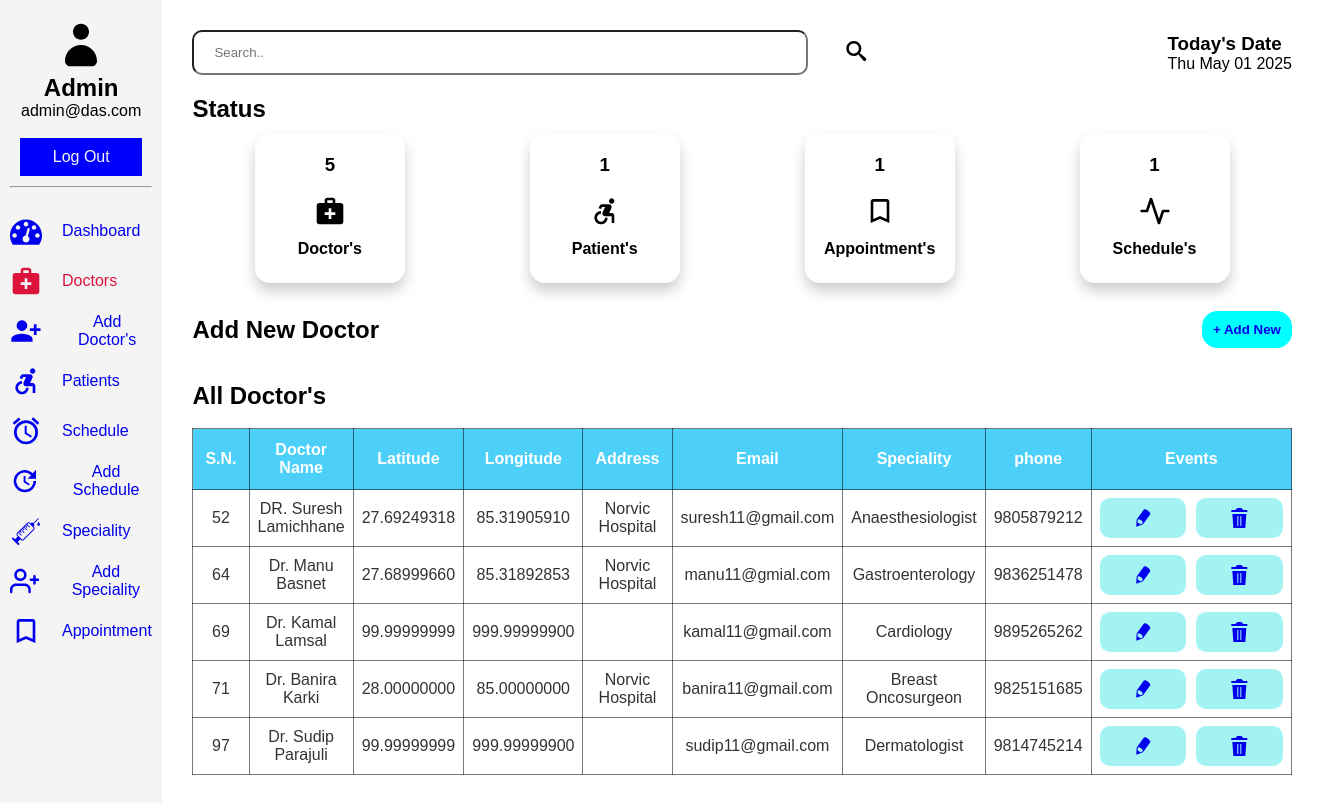
/admin/doctor.php (signed in), run on an earlier commit of the app's database.
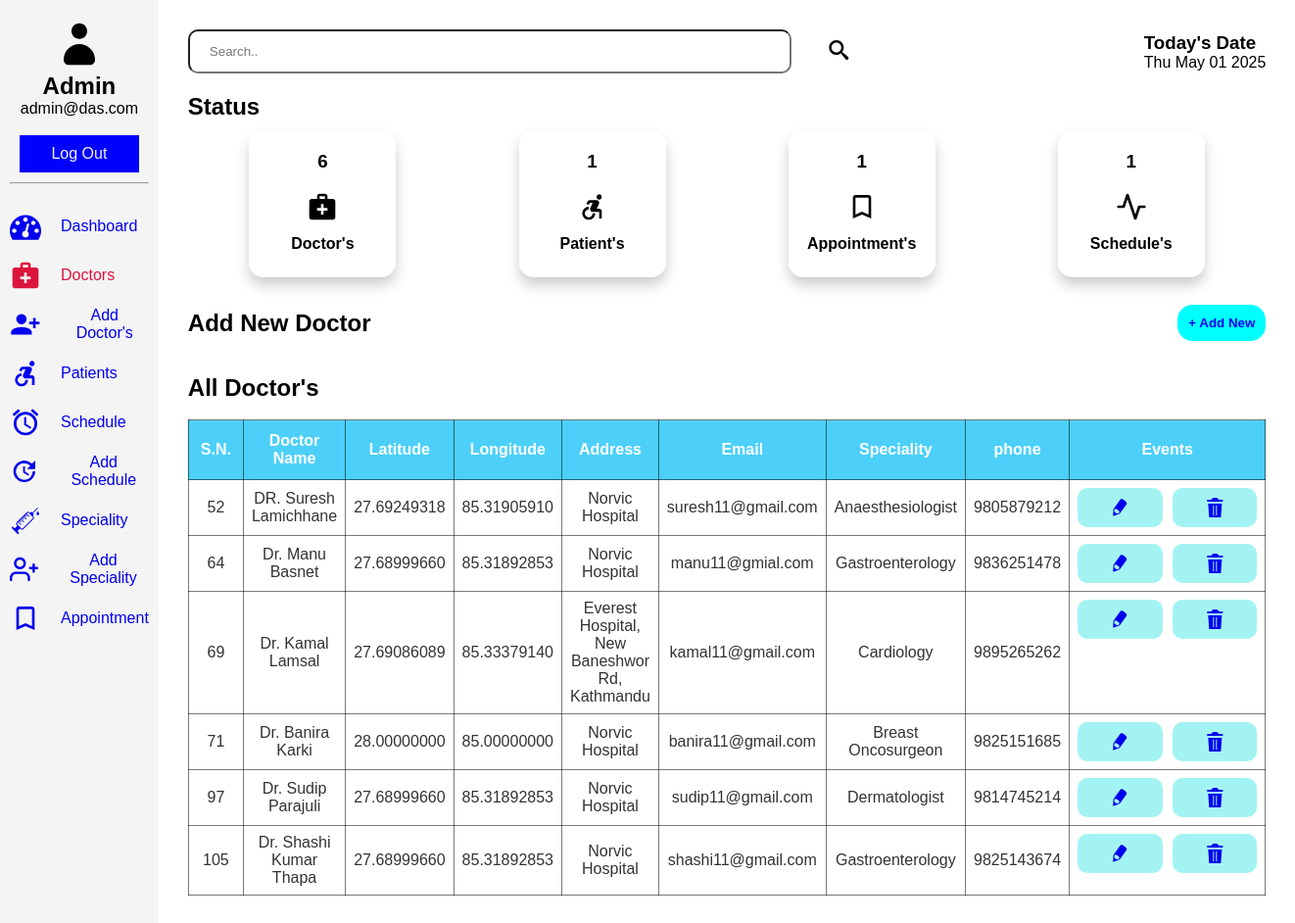
And on a later commit of the database.
### tables this page shows
CREATE TABLE `doctor` (
  `id` int(11) NOT NULL,
  `fname` varchar(60) NOT NULL,
  `latitude` decimal(10,8) NOT NULL,
  `longitude` decimal(11,8) NOT NULL,
  `email` varchar(60) NOT NULL,
  `password` varchar(60) NOT NULL,
  `phone` varchar(60) NOT NULL,
  `address` varchar(255) NOT NULL,
  `image_name` varchar(255) NOT NULL,
  `image_path` varchar(255) NOT NULL,
  `sid` int(11) DEFAULT NULL,
  `created_at` timestamp NULL DEFAULT current_timestamp()
);

CREATE TABLE `specialities` (
  `id` int(11) NOT NULL,
  `title` varchar(60) NOT NULL,
  `description` text NOT NULL,
  `image_name` varchar(60) NOT NULL,
  `image_path` varchar(255) NOT NULL,
  `created_at` timestamp NULL DEFAULT current_timestamp()
);

### admin/doctor.php (the view, shortened to what the changed rows need)
<?php
    include('../connection.php');
    $keyword = isset($_GET['keyword'])  ? $_GET['keyword'] : NULL ;
    if(isset($keyword)){
        $sql = "SELECT doc.id, doc.fname, doc.longitude, doc.latitude, doc.address, doc.email, doc.phone, sp.title from doctor as doc INNER JOIN specialities as sp ON doc.sid = sp.id where fname like '%$keyword%'";
    }else{
        $sql = "SELECT doc.id, doc.fname, doc.longitude, doc.latitude, doc.address, doc.email, doc.phone, sp.title from doctor as doc INNER JOIN specialities as sp ON doc.sid = sp.id";
    }
    $result = mysqli_query($conn, $sql);
    $useremail = $_SESSION["username_admin"];
    $usql = "SELECT name FROM admin where email='$useremail';";
    $uresult = mysqli_query($conn, $usql);
    $urow = mysqli_fetch_assoc($uresult);
?>
<!DOCTYPE html>
<html lang="en">
<head>
    <link rel="stylesheet" href="../assets/dash1.css">
</head>
<body>
    <section class="dashboard">
        <div class="sidebar">
            <header>
                <h1><?php echo $urow['name']; ?></h1>
                <p><?php echo "". $_SESSION["username_admin"].""; ?></p><br>
            </header>
        </div>
        <section class="main">
            <div class="head">
                <div class="date-container">
                    <h1>Today's Date</h1>
                </div>
            </div>
            <div class="status">
                <div class="status-bar">
                    <h2>Status</h2>
                </div>
                <div class="dash-collection">
                    <div class="doc">
                        <?php
                            $dsql = "SELECT * FROM doctor";
                            $dresult = mysqli_query($conn, $dsql);
                            if($drow = mysqli_num_rows($dresult)){
                                echo '<h3>'.$drow.'</h3>';
                            }else{
                                echo '<h3>0</h3>';
                            }
                        ?>
                        <svg class="icon icon-medical_services"><use xlink:href="#icon-medical_services"></use></svg><br>
                        <h4>Doctor's</h4><br>
                    </div>
                </div>
            </div><br>
            <div class="doctor-info">
                <div class="add">
                    <h2>Add New Doctor</h2>
                </div><br>
                <div class="tabular">
                    <h2>All Doctor's</h2><br>
                    <table class="table-container">
                        <thead>
                            <tr>
                                <th>S.N.</th>
                                <th>Doctor Name</th>
                                <th>Latitude</th>
                                <th>Longitude</th>
                                <th>Address</th>
                                <th>Email</th>
                                <th>Speciality</th>
                                <th>phone</th>
                                <th>Events</th>
                            </tr>
                        </thead>
                        <tbody>
                            <tr>
                                <?php
                                    while($row = mysqli_fetch_assoc($result)){
                                ?>
                                    <td><?php echo $row['id'] ?></td>
                                    <td><?php echo $row['fname'] ?></td>
                                    <td><?php echo $row['latitude'] ?></td>
                                    <td><?php echo $row['longitude'] ?></td>
                                    <td><?php echo $row['address'] ?></td>
                                    <td><?php echo $row['email'] ?></td>
                                    <td><?php echo $row['title'] ?></td>
                                    <td><?php echo $row['phone'] ?></td>
                                    <td class="event">
                                        <button><a href="../admin/doctor/update.php?updateid=<?php echo $row['id']; ?>"><svg class="icon icon-pencil"><use xlink:href="#icon-pencil"></use></svg></a></button>
                                        <button><a href="../admin/doctor/delete.php?deleteid=<?php echo $row['id']; ?>"><svg class="icon icon-trash"><use xlink:href="#icon-trash"></use></svg></a></button>
                                    </td>
                            </tr>
                                <?php
                                    }
                                ?>
                        </tbody>
                    </table>
                </div>
            </div>
        </section>
    </section>
</body>
</html>

What changed in the data, as far as the page shows it:
changed doctor "Dr. Kamal Lamsal": latitude "99.99999999" → "27.69086089"; longitude "999.99999900" → "85.33379140"; address (not shown) → "Everest Hospital, New Baneshwor Rd, Kathmandu"
changed doctor "Dr. Sudip Parajuli": latitude "99.99999999" → "27.68999660"; longitude "999.99999900" → "85.31892853"; address (not shown) → "Norvic Hospital"
added doctor: id "105", fname "Dr. Shashi Kumar Thapa", latitude "27.68999660", longitude "85.31892853", address "Norvic Hospital", email "shashi11@gmail.com", sid.title "Gastroenterology", phone "9825143674"
Also different on the page:
$drow: "5" → "6"
